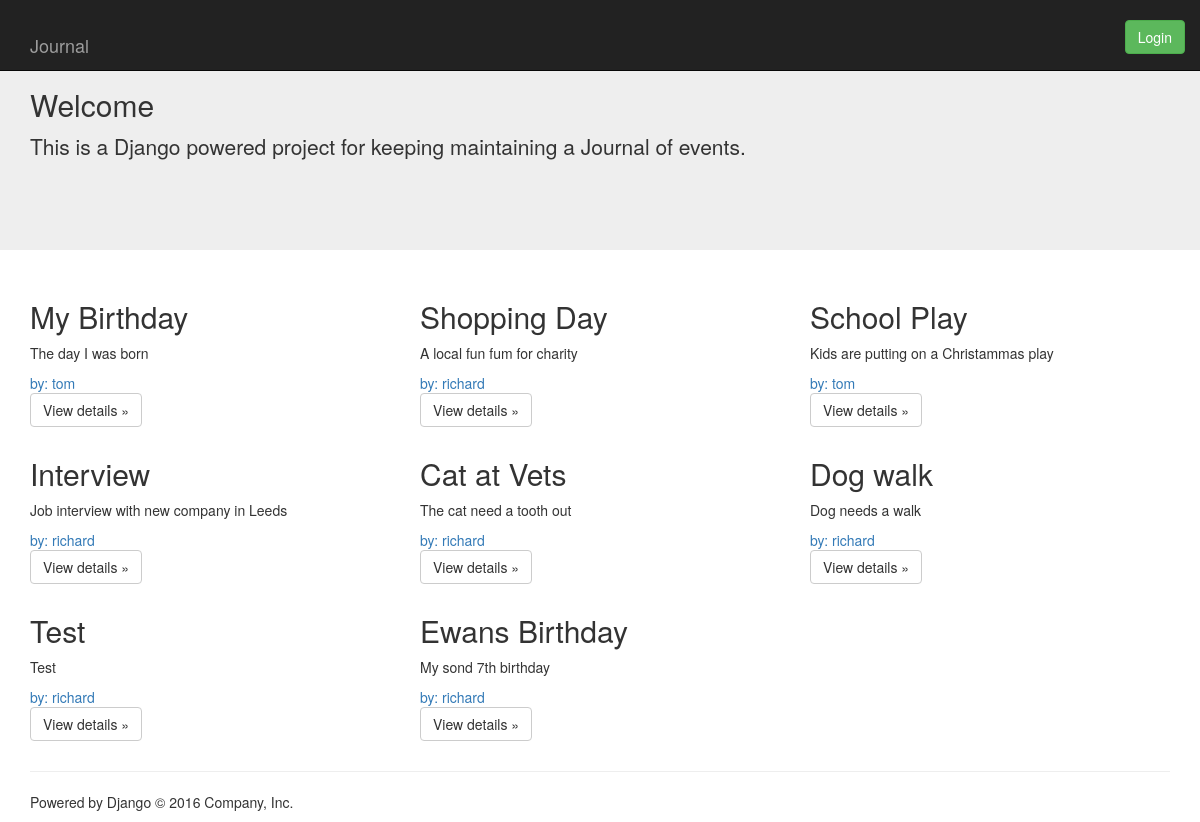
The page / on the database its author committed.
### main_app/models.py (models this page shows, shortened)
class Event(models.Model):
    user = models.ForeignKey(User)
    title = models.CharField(max_length=64)
    description = models.CharField(max_length=64)
    eventdate = models.DateField(blank=True, null=True)
    rating = models.DecimalField(max_digits=10, decimal_places=3)
    image = models.ImageField(upload_to='uploads')

### main_app/views.py (the view)
# urls.py: url(r'^$', views.index),
def index(request):
    entry = Event.objects.all()
    return render(request, 'index.html', {'entry':entry})

### main_app/templates/index.html (shortened to what this page needs)
{% extends 'header.html' %}
{% load staticfiles %}
{% block content %}
<div class="jumbotron">
  <div class="container">
    <h2>Welcome</h2>
    <p>This is a Django powered project for keeping maintaining a Journal of events.</p>
    <hr>
  </div>
</div>
<div class="container">
 <div class="row">
  {% for entry in entry %}
   <div class="col-md-4">
     <h2>{{ entry.title }}</h2>
     <p>{{ entry.description }}</p>
     <a href="/user/{{entry.user.username}}/">
       by: {{ entry.user.username }}
     </a>
     <p><a class="btn btn-default" href="/{{ entry.id }}/" role="button">View details &raquo;</a></p>
   </div>
     {% if forloop.counter|divisibleby:3 %}
       </div><div class ="row">
     {% endif %}
   {% endfor %}
</div>
{% endblock %}

### rows shown on the page
Event: title "My Birthday", description "The day I was born", user.username "tom"
Event: title "Shopping Day", description "A local fun fum for charity", user.username "richard"
Event: title "School Play", description "Kids are putting on a Christammas play", user.username "tom"
Event: title "Interview", description "Job interview with new company in Leeds", user.username "richard"
Event: title "Cat at Vets", description "The cat need a tooth out", user.username "richard"
Event: title "Dog walk", description "Dog needs a walk", user.username "richard"
Event: title "Test", description "Test", user.username "richard"
Event: title "Ewans Birthday", description "My sond 7th birthday", user.username "richard"
